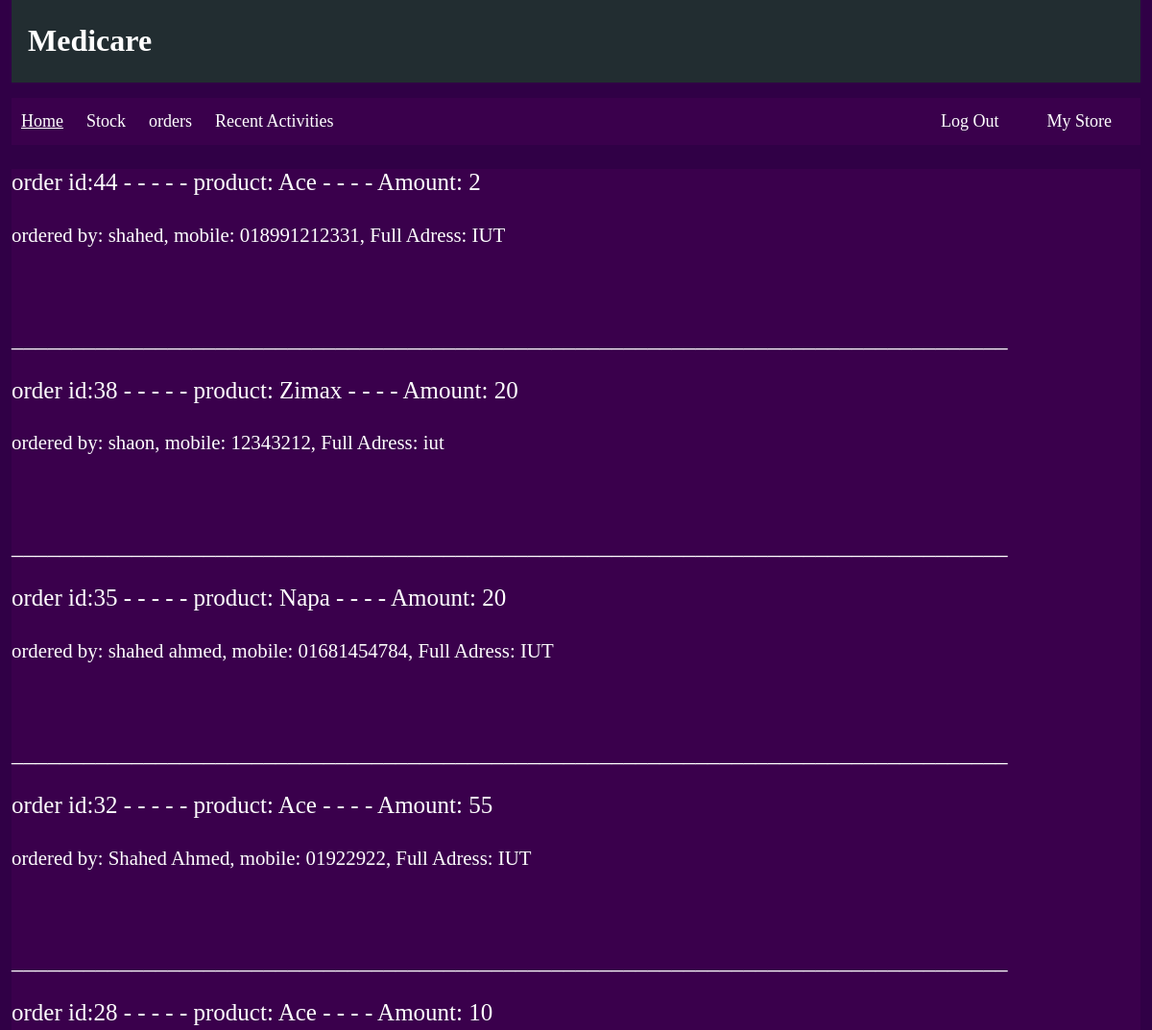
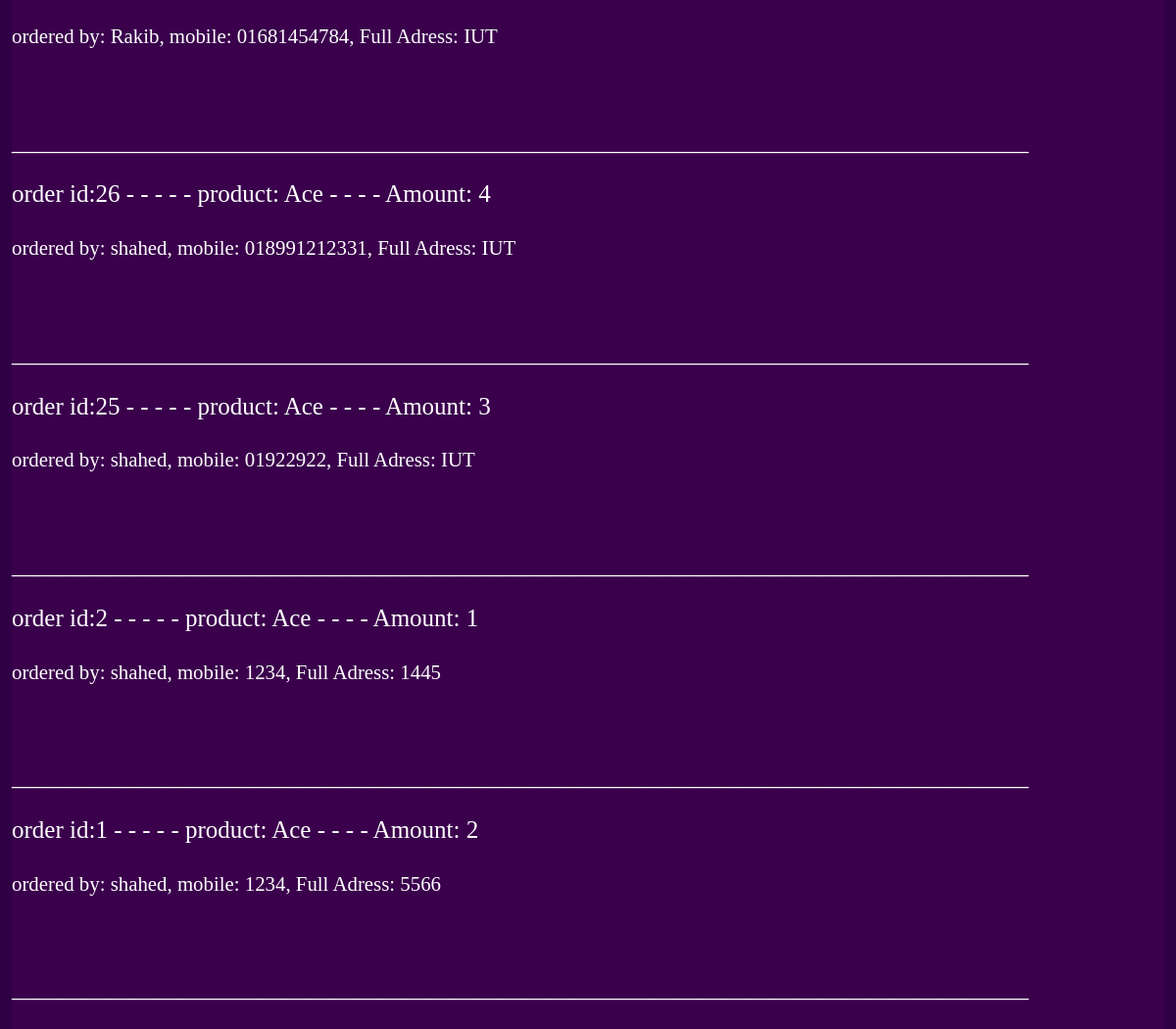
The app's page /medicare/view/orders.php (signed in) with its own data (2 pictures, top to bottom).
### tables this page shows
CREATE TABLE `orderdetails` (
  `order_id` int(11) NOT NULL,
  `product_name` varchar(40) NOT NULL,
  `store_id` int(11) NOT NULL,
  `amount` int(11) NOT NULL,
  `customer_name` varchar(40) NOT NULL,
  `customer_mobile` text NOT NULL,
  `customer_address` text NOT NULL,
  `order_date` date NOT NULL,
  `tot_cost` int(12) NOT NULL
);

### medicare/view/orders.php (the view, shortened to what this page needs)
<?php
  $storeID = $_SESSION['storeID'];
  $host =  'localhost';
  $user = 'root';
  $password = '123456';
  $dbname = 'medicare';
  $dsn = 'mysql:host='. $host .';dbname='. $dbname;
  $pdo = new PDO($dsn, $user, $password);
  $pdo->setAttribute(PDO::ATTR_DEFAULT_FETCH_MODE, PDO::FETCH_OBJ);
  $pdo->setAttribute(PDO::ATTR_EMULATE_PREPARES, false);
?>
<!DOCTYPE html>
<html>
<head>
  <link rel="stylesheet" type="text/css" href="css/style1.css">
</head>
<body>
  <header id="main-header">
    <div class="container">
      <h1>Medicare</h1>
    </div>
  </header>
  <nav id="navbar">
    <div class="container">
      <ul>
        <li><a href="indexUser.php"><u>Home</u></a></li>
        <li><a href="stock.php">Stock</a></li>
        <li><a href="orders.php">orders</a></li>
        <li><a href="recent.php">Recent Activities</a></li>
        <li><a href="mystore.php">My Store</a></li>
        <li><a href="index.php">Log Out</a></li>
      </ul>
    </div>
  </nav>
  <nav id="navbar">
    <div class="container">
      <div class="form-group">
      <?php
        $sql = 'SELECT * FROM orderdetails where store_id=? order by order_id desc' ;
        $stmt = $pdo->prepare($sql);
        $stmt->execute([$storeID]);
        $posts = $stmt->fetchAll();
        foreach($posts as $post){
          echo '<p> order id:'. $post->order_id." - - - - - product: ".$post->product_name." - - - - Amount: ".$post->amount.'</p>';
          echo '<p><small> ordered by: '. $post->customer_name.",  mobile: ".$post->customer_mobile.", Full Adress: ".$post->customer_address.'</small></p><br>';
          echo '<p>'."___________________________________________________________________________________".'</p>';
        }
       ?>
     </div>
     </div>
   </nav>
</body>
</html>

### medicare/view/css/style1.css (style rules this page uses)
body { background-image: url("../images/Back3.png"); background-color: black; background-size: cover; background-repeat: no-repeat; position: relative; width: 98%; height: 610px; margin:auto; line-height: 1.8em; }
.container { width:90%; margin:auto; overflow:hidden; }
#main-header { background-color:rgba(0,150,0,0.3); color:#fff; font-family: verdana; padding:7px; margin:0; border:none; }
#main-header h1 { padding-left: 10px; }
#navbar { background-color:rgba(102,0,102,0.2); color:#fff; font-family: verdana; margin:0; border:none; }
#navbar ul { padding:10px; list-style: none; }
#navbar li { display:inline; }
#navbar li:nth-child(5) { float:right; }
#navbar li:nth-child(6) { float:right; padding-right: 30px; }
#navbar a { color:#fff; text-decoration: none; font-size:18px; padding-right:20px; }
.form-group { color:#FFF; text-decoration: bold; font-size: 25px; padding-bottom: 15px; }

### records on screen
orderdetails: order_id "44", product_name "Ace", amount "2", customer_name "shahed", customer_mobile "018991212331", customer_address "IUT"
orderdetails: order_id "38", product_name "Zimax", amount "20", customer_name "shaon", customer_mobile "12343212", customer_address "iut"
orderdetails: order_id "35", product_name "Napa", amount "20", customer_name "shahed ahmed", customer_mobile "01681454784", customer_address "IUT"
orderdetails: order_id "32", product_name "Ace", amount "55", customer_name "Shahed Ahmed", customer_mobile "01922922", customer_address "IUT"
orderdetails: order_id "28", product_name "Ace", amount "10", customer_name "Rakib", customer_mobile "01681454784", customer_address "IUT"
orderdetails: order_id "26", product_name "Ace", amount "4", customer_name "shahed", customer_mobile "018991212331", customer_address "IUT"
orderdetails: order_id "25", product_name "Ace", amount "3", customer_name "shahed", customer_mobile "01922922", customer_address "IUT"
orderdetails: order_id "2", product_name "Ace", amount "1", customer_name "shahed", customer_mobile "1234", customer_address "1445"
orderdetails: order_id "1", product_name "Ace", amount "2", customer_name "shahed", customer_mobile "1234", customer_address "5566"
